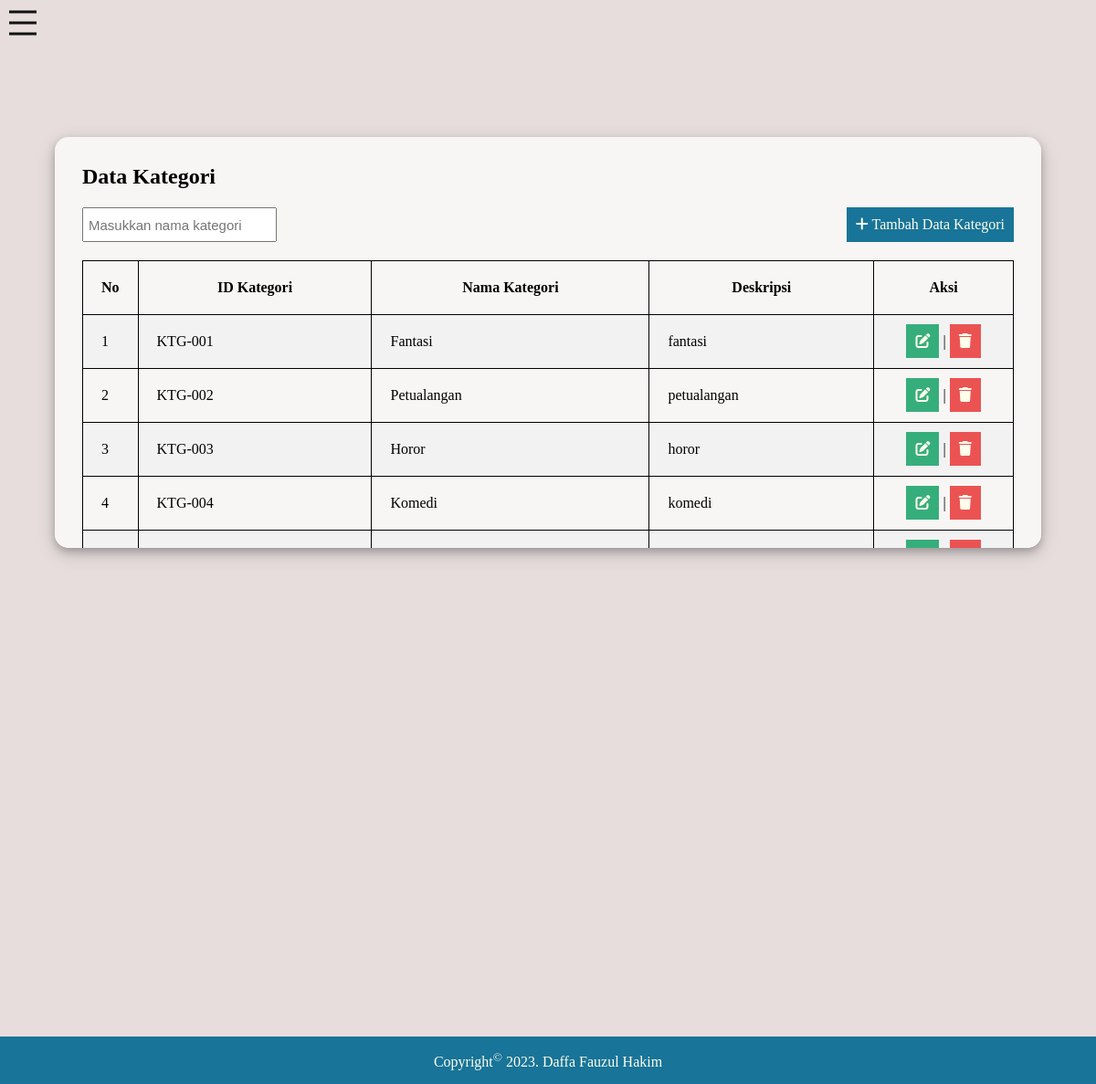
The page /admin/kategori.php (signed in) on the database its author committed.
### tables this page shows
CREATE TABLE `kategori` (
  `id` varchar(8) NOT NULL,
  `nama` varchar(50) NOT NULL,
  `deskripsi` text NOT NULL
);

### admin/kategori.php (the view, shortened to what this page needs)
<!DOCTYPE html>
<html lang="en">
  <head>
    <link rel="stylesheet" href="../assets/style/admin.css" />
  </head>
  <body>
    <main>
      <div id="content">
        <article>
          <header>
            <h2>Data Kategori</h2>
            <div class="search">
              <input type="text" name="search" id="search" placeholder="Masukkan nama kategori" />
              <a href="tambah/tambah_kategori.php"><i class="fa-solid fa-plus"></i> Tambah Data Kategori</a>
            </div>
          </header>
          <section id="hasil">
            <table>
              <tr>
                <th style="width: 5%">No</th>
                <th>ID Kategori</th>
                <th>Nama Kategori</th>
                <th>Deskripsi</th>
                <th style="width: 15%">Aksi</th>
              </tr>
              <tr>
                <?php
                include '../koneksi.php';
                $no = 1;
                $data = mysqli_query($koneksi, "select * from kategori");
                while($d = mysqli_fetch_array($data)){?>
                <td><?php echo $no++; ?></td>
                <td><?php echo $d['id']; ?></td>
                <td><?php echo $d['nama']; ?></td>
                <td><?php echo $d['deskripsi']; ?></td>
                <td align="center">
                <a class="edit" href="edit/edit_kategori.php?id=<?php echo $d['id'];?>"><i class="fa-solid fa-pen-to-square"></i></a> | <a class="delete" href="delete/delete_kategori.php?id=<?php echo $d['id'];?>" onClick="return confirm('Apakah Anda yakin ingin menghapus data? ')"><i class="fa-solid fa-trash"></i></a>
                </td>
              </tr>
              <?php }?>
            </table>
          </section>
        </article>
      </div>
    </main>
    <footer>Copyright<sup>&copy;</sup> 2023. Daffa Fauzul Hakim</footer>
  </body>
</html>

### assets/style/admin.css (style rules this page uses)
* { margin: 0; padding: 0; box-sizing: border-box; }
body { background: #e7dddd; }
main { margin-left: 30px; margin-right: 30px; margin-top: 150px; transition: all 0.3s ease-in-out; }
article { border-radius: 15px; margin: 30px; padding: 30px; box-shadow: 0 4px 8px 0 rgba(0, 0, 0, 0.2), 0 6px 20px 0 rgba(0, 0, 0, 0.19); background: #f8f6f4; height: 450px; overflow-y: auto; }
article header .search { display: flex; justify-content: space-between; margin-bottom: 20px; margin-top: 20px; display: flex; }
article header .search input { font-size: 15px; padding: 5px; outline: none; }
article header a { text-decoration: none; background: #187498; color: #fffeec; padding: 10px; }
table, th, td { padding: 20px; border: 1px solid black; border-collapse: collapse; }
tr:nth-child(even) { background-color: #f2f2f2; }
td .edit { padding: 10px; background: #36ae7c; color: #fffeec; }
td .delete { padding: 10px; background: #eb5353; color: #fffeec; }
table { width: 100%; }
footer { background-color: #187498; padding: 15px; color: #fffeec; text-align: center; position: fixed; width: 100%; bottom: 0; }

### rows shown on the page
kategori: id "KTG-001", nama "Fantasi", deskripsi "fantasi"
kategori: id "KTG-002", nama "Petualangan", deskripsi "petualangan"
kategori: id "KTG-003", nama "Horor", deskripsi "horor"
kategori: id "KTG-004", nama "Komedi", deskripsi "komedi"
